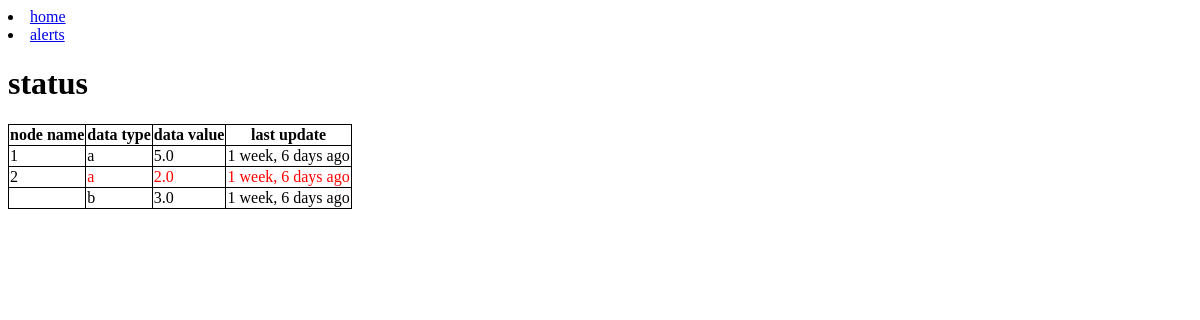
Before: / with the older database file.
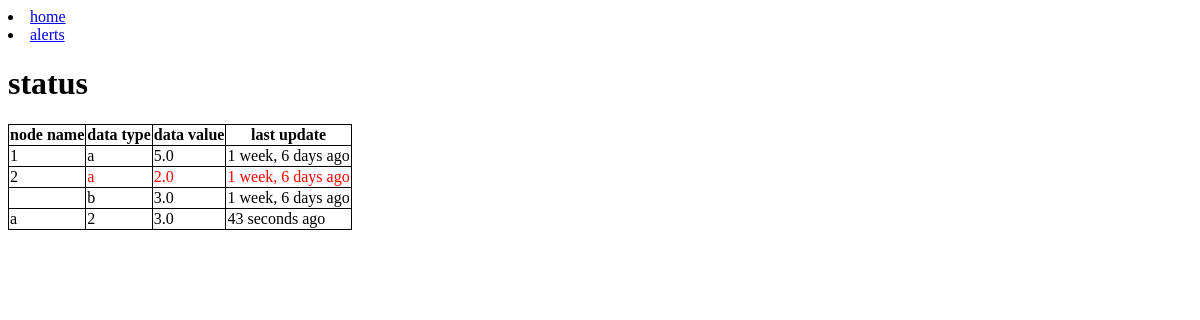
After: the same page with the newer database file.
### data_collector/models.py (models this page shows, shortened)
class DataPoint(models.Model):
    node_name = models.CharField(max_length=250)
    datetime = models.DateTimeField(auto_now_add=True)
    data_type = models.CharField(max_length=100)
    data_value=models.FloatField()

### data_collector/views.py (the view, shortened to what this page needs)
# urls.py: url(r'^$',StatusView.as_view() ,name='status'),
class StatusView(TemplateView):
    template_name = 'status.html'
    def get_context_data(self, **kwargs):
        ctx = super(StatusView,self).get_context_data(**kwargs)
        alerts = Alert.objects.filter(is_active=True)
        nodes_and_data_types=DataPoint.objects.all().values('node_name','data_type').distinct()
        status_data_dict =dict()
        for nodes_and_data_type_pair in nodes_and_data_types:
            node_name=nodes_and_data_type_pair['node_name']
            data_type=nodes_and_data_type_pair['data_type']
            latest_data_point = DataPoint.objects.filter(node_name=node_name,data_type=data_type).latest('datetime')
            latest_data_point.has_alert = self.does_alert(latest_data_point,alerts)
            data_point_map = status_data_dict.setdefault(node_name,dict())
            data_point_map[data_type]=latest_data_point
        ctx['status_data_dict']=status_data_dict
        return ctx
    def does_alert(self,data_point,alerts):
        for alert in alerts:
            if alert.node_name and data_point.node_name !=alert.node_name:
                continue
            if alert.data_type != data_point.data_type:
                continue
            if alert.min_value is not None and data_point.data_value < alert.min_value:
                return True
            if alert.max_value is not None and data_point.data_value > alert.max_value:
                return True
        return False

### data_collector/templates/status.html (shortened to what this page needs)
{% extends "base.html" %}
{% load humanize %}
{% block content %}
    <h1>status</h1>
    <table>
        <tbody>
        <tr>
            <th>node name</th>
            <th>data type</th>
            <th>data value</th>
            <th>last update</th>
        </tr>
        {% for node_name,data_type_to_data_point_map in status_data_dict.items %}
            {% for data_type,data_point in data_type_to_data_point_map.items %}
                <tr {% if data_point.has_alert %}class="alert"{% endif %}>
                    <td>{% if forloop.first %}{{ node_name }}{% endif %}</td>
                    <td>{{ data_type }}</td>
                    <td>{{ data_point.data_value }}</td>
                    <td>{{ data_point.datetime|naturaltime }}</td>
                </tr>
                {% endfor %}
        {% endfor %}
        </tbody>
    </table>
{% endblock %}

### data_collector/templates/base.html (shortened to what this page needs)
<html>
<head>
</head>
<body>
<li><a href="{% url 'status' %}">home</a></li>
<li><a href="{% url 'alerts_list' %}">alerts</a></li>
    {% block content %}
    {% endblock %}
</body>
</html>

### data_collector/templates/base.html (style rules this page uses)
table { border-collapse: collapse; }
table, th, td { border: 1px solid black; }

### data_collector/templates/status.html (style rules this page uses)
tr.alert td:not(:first-child) { color:red; }

Changed rows visible on the page:
added DataPoint: node_name "a", data_type "2", data_value "3.0", datetime "43 seconds ago"
